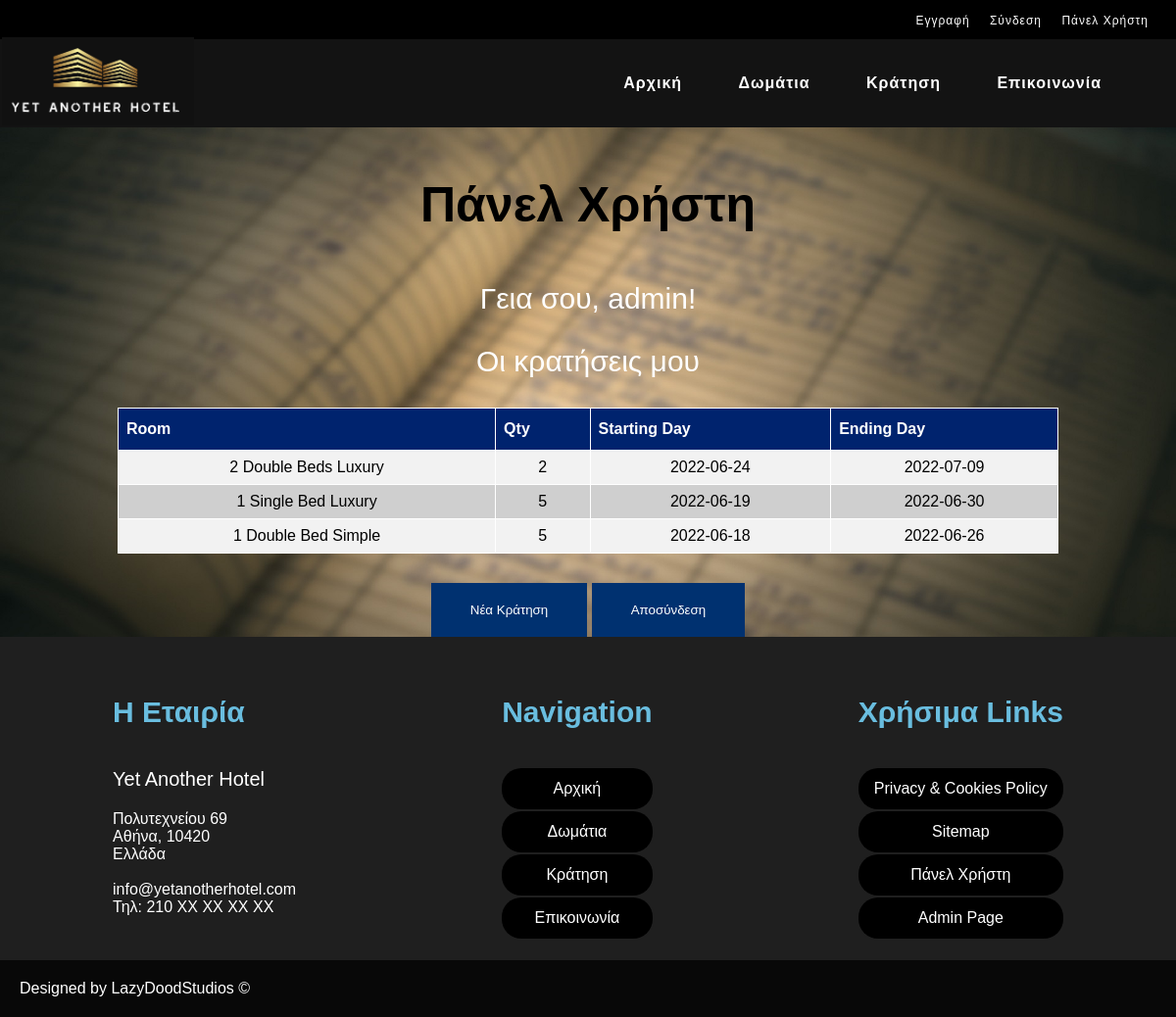
/dashboard.php (signed in), run on an earlier commit of the app's database.
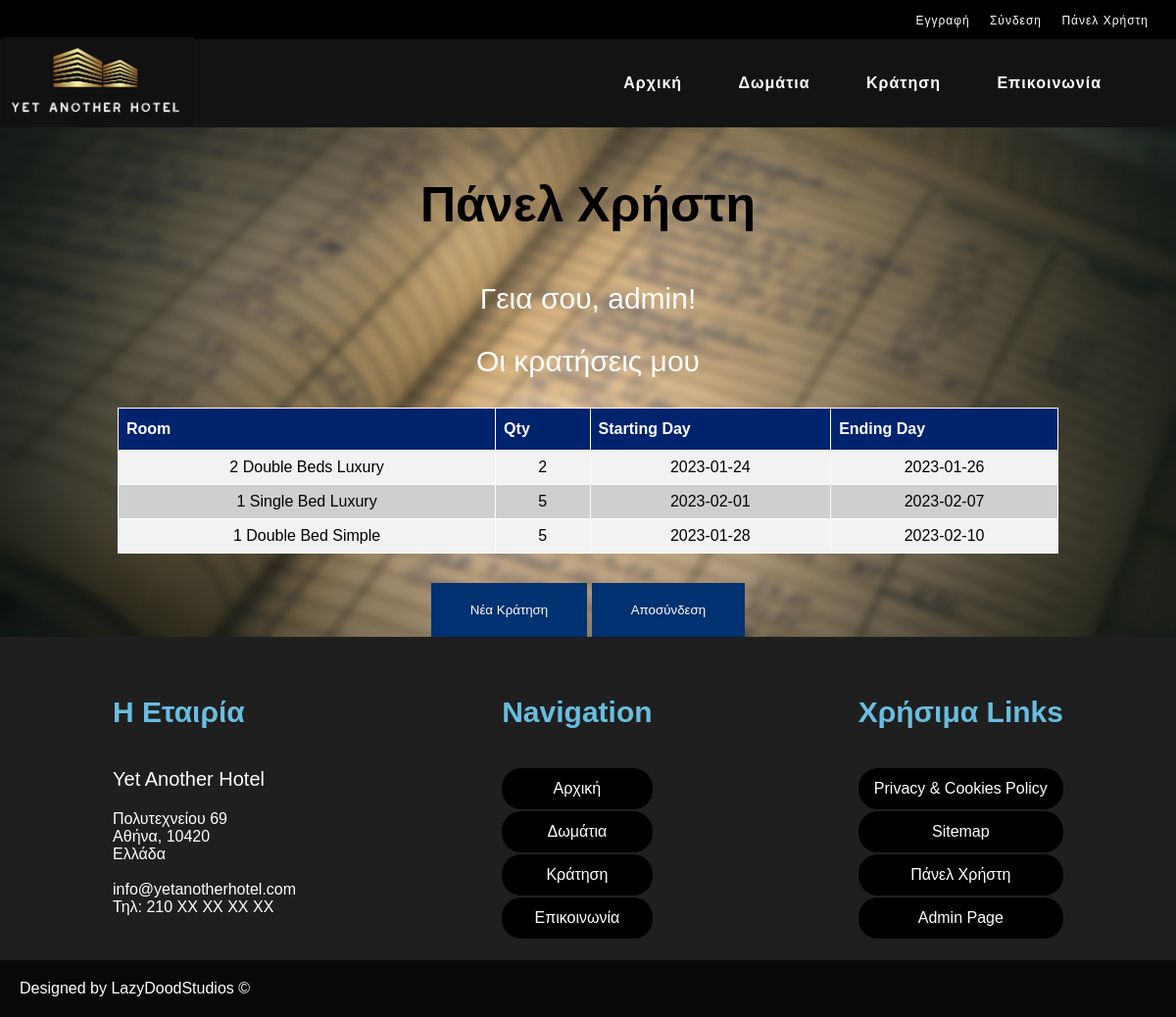
And on a later commit of the database.
### tables this page shows
CREATE TABLE `reservations` (
  `id` int(10) NOT NULL,
  `room` text NOT NULL,
  `qty` tinyint(4) NOT NULL,
  `date_start` date NOT NULL,
  `date_end` date NOT NULL,
  `username` varchar(50) NOT NULL,
  `user_name` text NOT NULL,
  `user_surname` text NOT NULL,
  `user_number` text NOT NULL,
  `user_email` text NOT NULL
);

### dashboard.php (the view, shortened to what this page needs)
<?php
    require('includes/db.php');
?>
<!DOCTYPE html>
<html>
<head>
    <link rel="stylesheet" href="style.css" />
</head>
<body class="body">
    <div id=dashboard-page>
        <div id="topuserbar">
            <?php include ("includes/userbar.php"); ?>
        </div>
        <div id="navbar">
            <?php include ("includes/navigation.php"); ?>
        </div>
        <h3> Πάνελ Χρήστη </h3>
        <div id=dashboard-landing>
            <p>Γεια σου, <?php echo $_SESSION['username']; ?>!</p>
            <p> Οι κρατήσεις μου</p>
            <div id=table-wrapper>
                <?php
                    if(isset($_SESSION['username'])){
                        $query = "SELECT * FROM reservations WHERE username= '".$_SESSION['username']."'";
                        $result = mysqli_query($con, $query) or die(mysql_error($con));
                        echo    "<table border='1' id='reservation-list'>
                                <tr>
                                <th>Room</th>
                                <th>Qty</th>
                                <th>Starting Day</th>
                                <th>Ending Day</th>
                                </tr>";
                            while($row = mysqli_fetch_array($result)){
                                echo "<tr>";
                                echo "<td>" . $row['room'] . "</td>";
                                echo "<td>" . $row['qty'] . "</td>";
                                echo "<td>" . $row['date_start'] . "</td>";
                                echo "<td>" . $row['date_end'] . "</td>";
                                echo "</tr>";
                            }
                        echo "</table>";
                    }
                ?>
            </div>
            <button type="button" id="button"><a href="reservation.php">Νέα Κράτηση</a></button>
            <button type="button" id="button"><a href="includes/logout.php">Αποσύνδεση</a></button>
        </div>
    </div>
</body>
<footer class="footer">
    <?php
        include ("includes/footer.php");
    ?>
</footer>
</html>

### includes/userbar.php
<link rel="stylesheet" href="../style.css" type="text/css">
<div id="userbar">
    <nav>
        <div id="userbar-menu">
            <ul id="menu-items">
                <li><a href="registration.php">Εγγραφή </a></li>
                <li><a href="login.php"> Σύνδεση </a></li>
                <li><a href="dashboard.php">Πάνελ Χρήστη </a> </li>
            </ul>
        </div>
    </nav>
</div>

### includes/navigation.php
<link rel="stylesheet" href="../style.css" type="text/css">
<div id=navigation>
    <div id=header-logo>
        <a href="index.php"><img src="images/logo.png"></a>
    </div>
    <nav>
        <div id=header-menu>
            <ul id=menu-items>
                <li><a href="index.php"> Αρχική </a></li>
                <li><a href="rooms.php">Δωμάτια </a></li>
                <li><a href="reservation.php"> Κράτηση </a></li>
                <li><a href="contact.php"> Επικοινωνία </a></li>
            </ul>
        </div>
    </nav>
</div>

### includes/footer.php
<link rel="stylesheet" href="../style.css" type="text/css">
<div id=footer-content>
    <div id=columns>
        <div id=column-1>
            <h4> Η Εταιρία </h4>
            <p> Yet Another Hotel </p>
            Πολυτεχνείου 69<br>
            Αθήνα, 10420<br>
            Ελλάδα<br>
            <br>
            info@yetanotherhotel.com<br>
            Τηλ: 210 ΧΧ ΧΧ ΧΧ ΧΧ
        </div>
        <div id=column-2>
            <h4> Navigation </h4>
                <a href="index.php"> Αρχική </a>
                <a href="rooms.php">Δωμάτια </a>
                <a href="reservation.php"> Κράτηση </a>
                <a href="contact.php"> Επικοινωνία </a>
        </div>
        <div id=column-3>
            <h4> Χρήσιμα Links </h4>
            <a href="#"> Privacy & Cookies Policy </a>
            <a href="#">Sitemap </a>
            <a href="dashboard.php">Πάνελ Χρήστη</a>
            <a href="admin.php">Admin Page</a>
        </div>
    </div>
    <div id=subfooter>
        Designed by LazyDoodStudios	©
    </div>
</div>

### style.css (style rules this page uses)
* { font-family: 'Franklin Gothic Medium', 'Arial Narrow', Arial, sans-serif; }
p { font-size: 20px; }
h4 { font-size: 30px; }
h3 { font-size: 50px; }
.body { width: 100%; height: 100vh; margin: 0px; padding: 0px; }
#button { background-color: rgb(0, 49, 112); border:0px; color: white; }
#dashboard-page { text-align: center; background-image: url("images/reservations-background.jpg"); -webkit-background-size: cover; -moz-background-size: cover; -o-background-size: cover; background-size: cover; }
#dashboard-page #dashboard-landing p { font-size: 30px; color: white; }
#dashboard-page #button { margin-top: 30px; padding: 0px; }
#dashboard-page #button a, #section-main #landing-info-box #button a { color: white; text-decoration: none; font-weight: 300; padding: 20px 40px; display: block; }
#table-wrapper { margin: auto; }
#reservation-list { font-family: Arial, Helvetica, sans-serif; border-collapse: collapse; width: 80%; margin: auto; }
#reservation-list td, #reservation-list th { border: 1px solid white; padding: 8px; }
#reservation-list tr:nth-child(even) { background-color: #f2f2f2; }
#reservation-list tr:nth-child(odd) { background-color: #cfcfcf; }
#reservation-list th { padding-top: 12px; padding-bottom: 12px; text-align: left; background-color: #00236e; color: white; }
#userbar { position: relative; background-color: rgb(0, 0, 0); height: 40px; display: flex; align-items: center; }
#userbar nav { width: 100%; float: right; margin-right: 20px; }
#userbar nav #userbar-menu #menu-items { padding: 0px; float: right; }
#userbar nav #userbar-menu #menu-items li { display: inline; }
#userbar nav #userbar-menu #menu-items li a { padding: 4px 8px; text-decoration: none; font-weight: 300; color: white; letter-spacing: 1px; font-size: 12px; }
#navigation { position: relative; background-color: rgb(19, 19, 19); height: 90px; display: flex; align-items: center; }
#navigation nav { width: 100%; }
#navigation #header-logo { float:left; width: 20%; }
#navigation #header-logo img { max-height: 90px; }
#navigation nav #header-menu { float:right; width: 80%; }
#navigation nav #header-menu #menu-items { float: right; margin-right: 50px; }
#navigation nav #header-menu ul li { display: inline; padding: 10px; }
#navigation nav #header-menu ul li a { padding: 8px 16px; text-decoration: none; font-weight: 600; color: white; letter-spacing: 1px; }
#footer-content { color: white; }
#footer-content h4 { color: rgb(105, 189, 223); }
#footer-content #columns { background-color: rgb(31, 31, 31); justify-content: space-around; display: flex; padding: 20px 10px; }
#footer-content #column-2 a, #footer-content #column-3 a { display: block; padding: 12px; margin: 2px 0px; text-decoration: none; background-color: black; text-align: center; border-radius: 20px; color: white; }
#footer-content #subfooter { background-color: rgb(8, 8, 8); padding: 20px; }
* { box-sizing:border-box }

What changed in the data, as far as the page shows it:
changed reservations "2 Double Beds Luxury": date_start "2022-06-24" → "2023-01-24"; date_end "2022-07-09" → "2023-01-26"
changed reservations "1 Single Bed Luxury": date_start "2022-06-19" → "2023-02-01"; date_end "2022-06-30" → "2023-02-07"
changed reservations "1 Double Bed Simple": date_start "2022-06-18" → "2023-01-28"; date_end "2022-06-26" → "2023-02-10"
